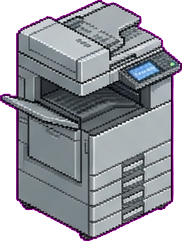
#> input picture tools/sliced_props/minimarket_furn_mesin_fotokopi.png, 182 x 241 px
$ python chroma_key.py sliced_props/minimarket_furn_mesin_fotokopi.png sliced_props/game_center_furn_arcade_a.png 5
#> lines starting #> are read from the running program, lines starting #| are printed output that depends on the picture
#!/usr/bin/env python3
"""
chroma_key.py — Hapus latar magenta (#FF00FF), hasilkan alpha {0, 255}, despill tepi.
"""

import sys
import numpy as np
from PIL import Image

def remove_magenta_background(image_path, output_path, tolerance=60):
#> called with tolerance = 5
    img = Image.open(image_path).convert('RGBA')
#> img is the input picture: PIL image 182x241 RGBA; mean R, G, B, A 93.6, 94.7, 102.1, 188.1
    arr = np.array(img, dtype=np.int32)

    # Magenta reference: (255, 0, 255)
    r, g, b, a = arr[:, :, 0], arr[:, :, 1], arr[:, :, 2], arr[:, :, 3]
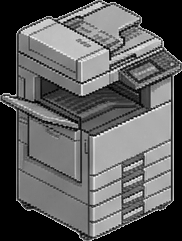
#> r: shape (241, 182) int32; min 0, max 254, mean 93.6
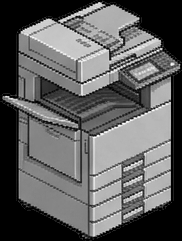
#> g: shape (241, 182) int32; min 0, max 255, mean 94.7
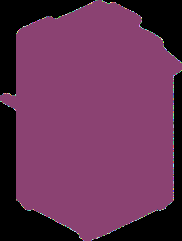
#> a: shape (241, 182) int32; 192 distinct labels, from 0 to 255; one colour per label, 0 black

    # Euclidean distance to #FF00FF in RGB
    dist = np.sqrt((r - 255)**2 + (g - 0)**2 + (b - 255)**2)
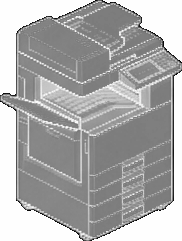
#> dist: shape (241, 182) float64; min 65.28, max 360.6, mean 264.9; drawn with min black and max white

    # Mask for magenta background
    is_magenta = dist < tolerance
#> is_magenta: shape (241, 182) bool; every value is 0

    # Clean alpha: 0 or 255 strictly
    out_arr = np.array(img)
    out_arr[:, :, 3] = np.where(is_magenta, 0, 255)
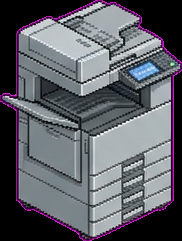
#> out_arr: shape (241, 182, 4); mean R, G, B, A 93.6, 94.7, 102.1, 255

    # Edge despill: if a pixel is semi-magenta, reduce magenta spill
    edge_spill = (dist < tolerance * 1.5) & (~is_magenta)
    out_arr[edge_spill, 0] = np.clip(out_arr[edge_spill, 0] * 0.8, 0, 255)
    out_arr[edge_spill, 2] = np.clip(out_arr[edge_spill, 2] * 0.8, 0, 255)

    result = Image.fromarray(out_arr, 'RGBA')
    result.save(output_path, 'PNG')

    # Count remaining magenta pixels
    rem_dist = np.sqrt((out_arr[:, :, 0].astype(int) - 255)**2 +
                       (out_arr[:, :, 1].astype(int) - 0)**2 +
                       (out_arr[:, :, 2].astype(int) - 255)**2)
    rem_magenta = np.sum((rem_dist < 60) & (out_arr[:, :, 3] == 255))
#> rem_magenta = 0
    return int(rem_magenta)

if __name__ == '__main__':
    if len(sys.argv) < 3:
        print("Usage: python3 chroma_key.py <input> <output> [tolerance]")
        sys.exit(1)
    tol = int(sys.argv[3]) if len(sys.argv) > 3 else 60
    rem = remove_magenta_background(sys.argv[1], sys.argv[2], tol)
#> rem = 0
    print(f"Chroma key complete. Remaining magenta pixels: {rem}")
#| Chroma key complete. Remaining magenta pixels: 0

$ run again, on tools/sliced_props/game_center_furn_arcade_b.png
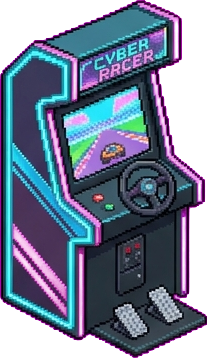
#> input picture tools/sliced_props/game_center_furn_arcade_b.png, 207 x 358 px
#> in remove_magenta_background, img is the input picture: PIL image 207x358 RGBA; mean R, G, B, A 59.3, 66.2, 92.4, 190
#> in remove_magenta_background, `r, g, b, a = arr[:, :, 0], arr[:, :, 1], arr[:, :, 2], arr[:, :, 3]`:
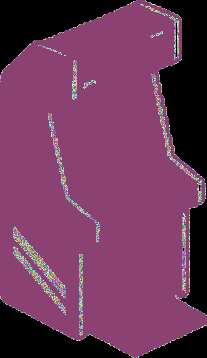
#> a: shape (358, 207) int32; 256 distinct labels, from 0 to 255; one colour per label, 0 black
#> is_magenta: shape (358, 207) bool; every value is 0
#> in remove_magenta_background, `out_arr[:, :, 3] = np.where(is_magenta, 0, 255)`:
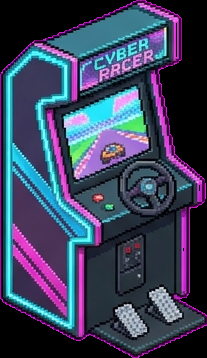
#> out_arr: shape (358, 207, 4); mean R, G, B, A 59.3, 66.2, 92.4, 255
#> rem_magenta = 0
#| Chroma key complete. Remaining magenta pixels: 0

$ run again, on tools/sliced_props/game_center_furn_counter_kafe.png
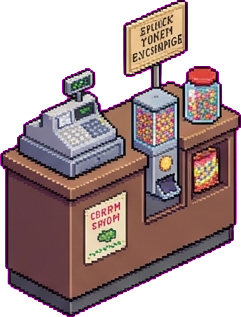
#> input picture tools/sliced_props/game_center_furn_counter_kafe.png, 241 x 317 px
#> in remove_magenta_background, img is the input picture: PIL image 241x317 RGBA; mean R, G, B, A 82, 61.2, 62.6, 160.2
#> in remove_magenta_background, `r, g, b, a = arr[:, :, 0], arr[:, :, 1], arr[:, :, 2], arr[:, :, 3]`:
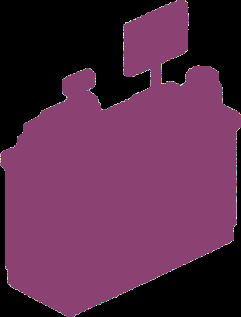
#> a: shape (317, 241) int32; 238 distinct labels, from 0 to 255; one colour per label, 0 black
#> is_magenta: shape (317, 241) bool; every value is 0
#> in remove_magenta_background, `out_arr[:, :, 3] = np.where(is_magenta, 0, 255)`:
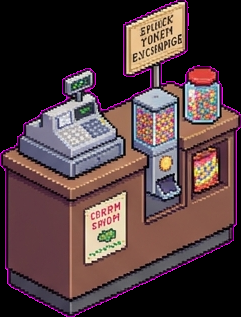
#> out_arr: shape (317, 241, 4); mean R, G, B, A 82, 61.2, 62.6, 255
#> rem_magenta = 0
#| Chroma key complete. Remaining magenta pixels: 0
